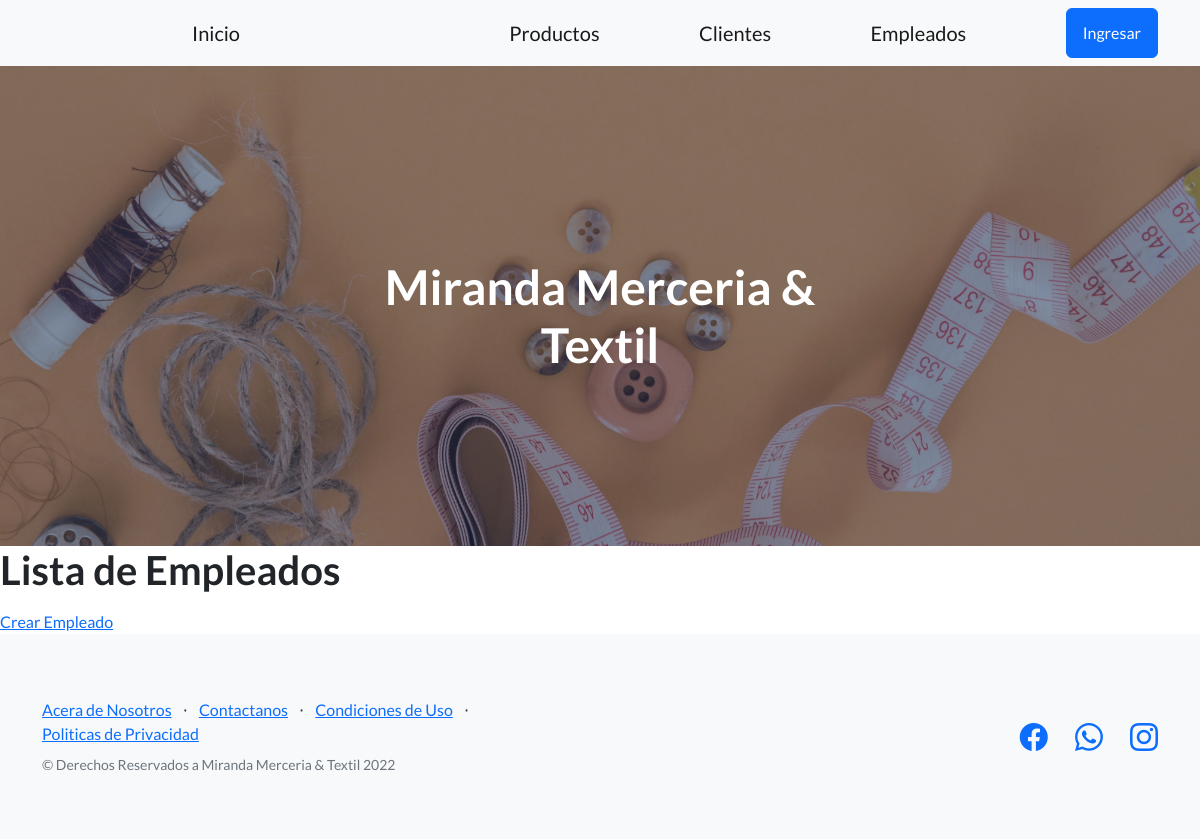
Before: /app-miranda/lista-empleados/ with the older database file.
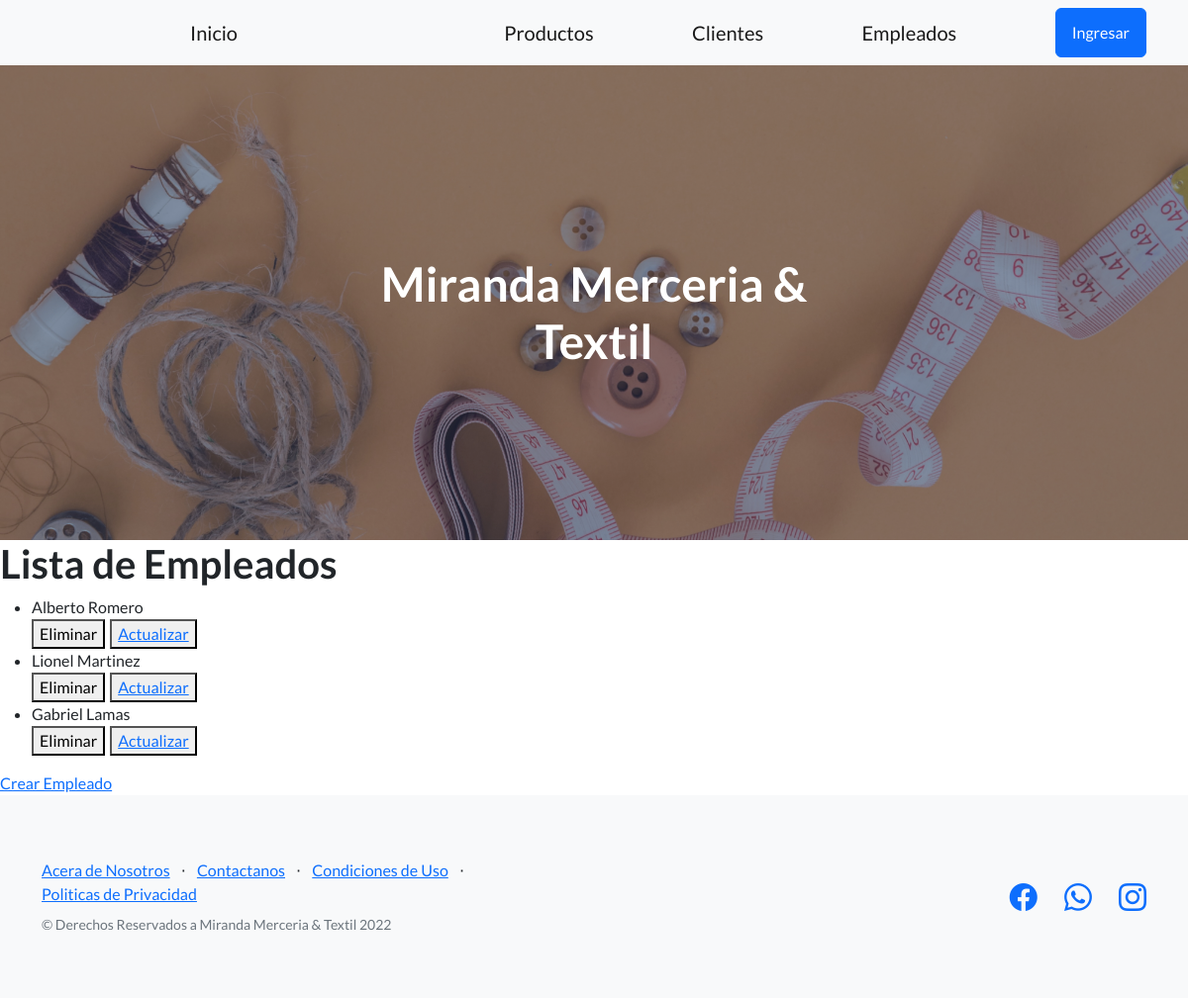
After: the same page with the newer database file.
### AppMiranda/models.py (models this page shows)
class Cliente(models.Model):
    nombre=models.CharField(max_length=40)
    apellido=models.CharField(max_length=40)
    email = models.EmailField()
    dni=models.IntegerField()
    def __str__(self):
        return f'{self.nombre}  {self.apellido}'

### AppMiranda/views.py (the view)
# urls.py: path('lista-empleados/', lista_empleados, name='ListaEmpleados'),
def lista_empleados(req):
    mis_empleados = Cliente.objects.all()
    return render (req, "leer_empleados.html", {"empleados": mis_empleados})

### miranda/templates/leer_empleados.html
{% extends 'padre.html' %}
{% block contenidoQueCambia %}
<h1>Lista de Empleados</h1>
<ul>
    {% for empleado in empleados %}
        <li>
            {{empleado}}
        </li>
        <div style="display: flex; column-gap: 5px;">
            <form action="{% url 'EliminaEmpleado' empleado.id %}" method="post">{% csrf_token %}
                <button type="submit">Eliminar</button>
            </form>
            <button>
                <a href="{% url 'EditaEmpleado' empleado.id %}"> Actualizar </a>
            </button>
        </div>
    {% endfor %}
</ul>
<a href="{% url 'EmpleadoFormulario' %}">Crear Empleado</a>
{% endblock contenidoQueCambia %}

Changed rows visible on the page:
added Cliente: nombre+apellido "Alberto Romero"
added Cliente: nombre+apellido "Lionel Martinez"
added Cliente: nombre+apellido "Gabriel Lamas"
